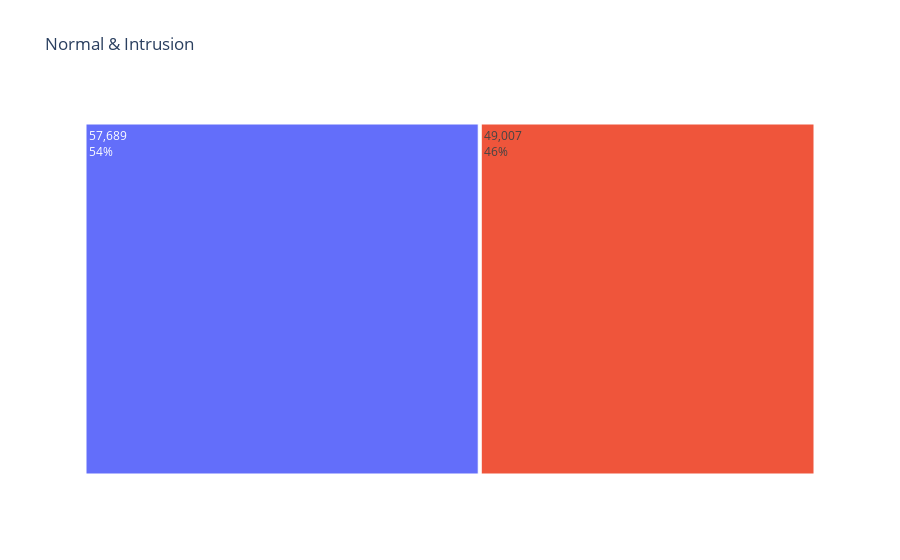

Source (notebook cell):
### Code cell
# Sample data (replace this with your actual data)
data = {'type_of_attack': ['normal', 'attack'],
        'count': [normal_count, attack_count]}

df_count = pd.DataFrame(data)

fig = px.treemap(df_count, 
                 path=['type_of_attack'], 
                 values='count', 
                 title='Normal & Intrusion')

fig.update_traces(textinfo='value+percent parent')
fig.show()

### Figure 1 — Plotly figure (JSON) as saved in the notebook; plotly's stock layout.template omitted (floating-point values rounded to 4 significant figures)
{"data": [{"branchvalues": "total", "domain": {"x": [0, 1], "y": [0, 1]}, "hovertemplate": "labels=%{label}<br>count=%{value}<br>parent=%{parent}<br>id=%{id}<extra></extra>", "ids": ["attack", "normal"], "labels": ["attack", "normal"], "name": "", "parents": ["", ""], "textinfo": "value+percent parent", "type": "treemap", "values": [49007, 57689]}], "layout": {"legend": {"tracegroupgap": 0}, "title": {"text": "Normal & Intrusion"}}}
